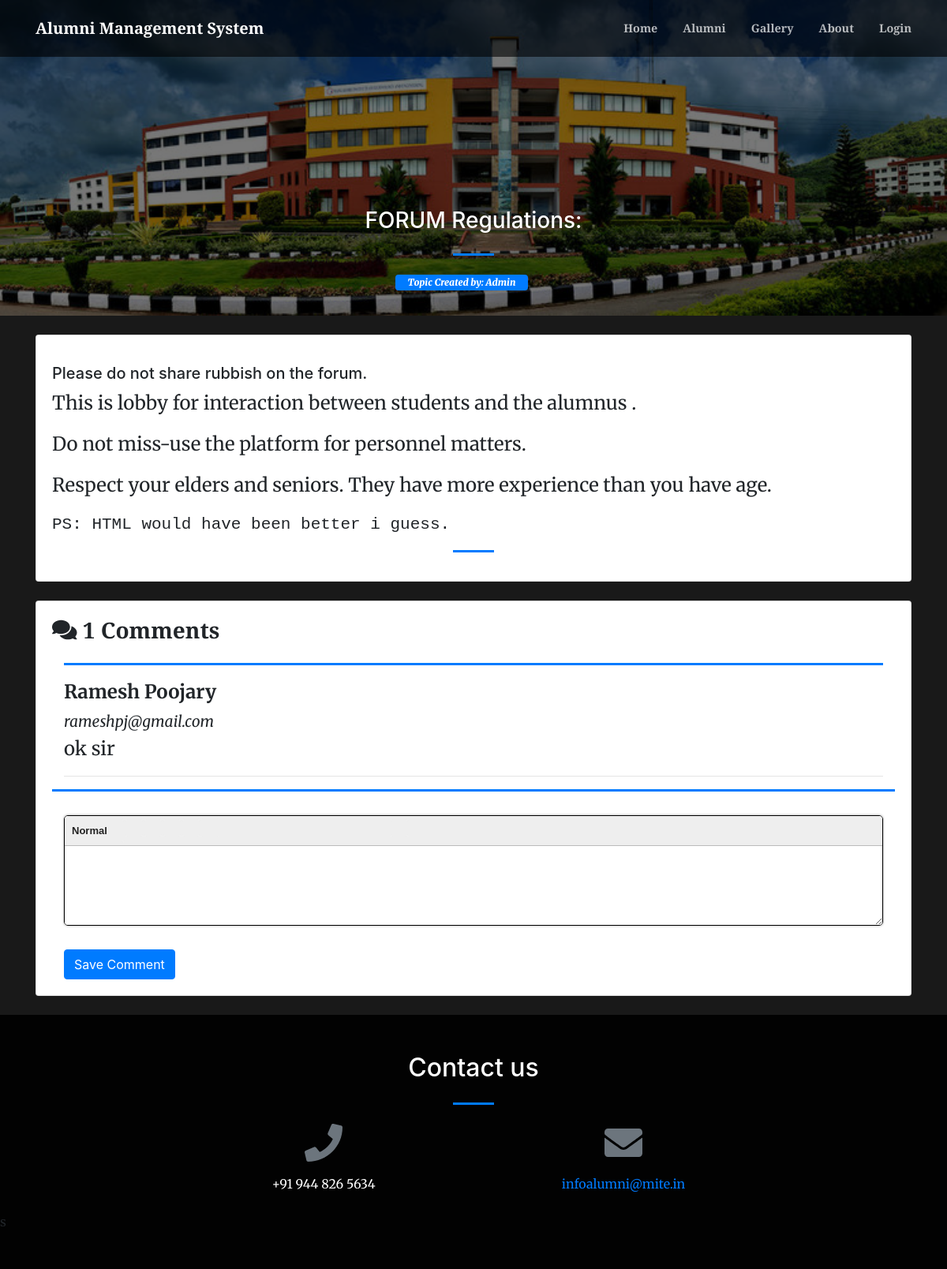
Screenshot of /index.php?page=view_forum&id=4 with the database file from the repository.
### tables this page shows
CREATE TABLE `forum_comments` (
  `id` int(30) NOT NULL,
  `topic_id` int(30) NOT NULL,
  `comment` text NOT NULL,
  `user_id` int(30) NOT NULL,
  `date_created` datetime NOT NULL DEFAULT current_timestamp()
);

CREATE TABLE `users` (
  `id` int(30) NOT NULL,
  `name` text NOT NULL,
  `username` varchar(200) NOT NULL,
  `password` text NOT NULL,
  `type` tinyint(1) NOT NULL DEFAULT 3 COMMENT '1=Admin,2=Alumni officer, 3= alumnus',
  `auto_generated_pass` text NOT NULL,
  `alumnus_id` int(30) NOT NULL
);

### view_forum.php (the view, shortened to what this page needs)
<?php
include 'admin/db_connect.php';
?>
<header class="masthead">
    <div class="container-fluid h-100">
        <div class="row h-100 align-items-center justify-content-center text-center">
            <div class="col-lg-8 align-self-end mb-4 page-title">
                <h3 class="text-white"><?php echo $title ?></h3>
                <hr class="divider my-4" />
            <div class="row col-md-12 mb-2 justify-content-center">
                   <span class="badge badge-primary px-3 pt-1 pb-1">
                        <b><i>Topic Created by: <?php echo $name ?></i></b>
                    </span>
            </div>
            </div>
        </div>
    </div>
</header>
<div class="container mt-3 pt-2">
    <div class="card mb-4">
        <div class="card-body">
	            <?php echo html_entity_decode($description) ?>
        <hr class="divider">
        </div>
    </div>
  	<?php
  	$comments = $conn->query("SELECT f.*,u.name,u.username FROM forum_comments f inner join users u on u.id = f.user_id where f.topic_id = $id order by f.id asc");
  	?>
    <div class="card mb-4">
    	<div class="card-body">
    		<div class="col-lg-12">
    			<div class="row">
    				<h3><b> <i class="fa fa-comments"></i> <?php echo $comments->num_rows ?> Comments</b></h3>
    			</div>
    			<hr class="divider" style="max-width: 100%">
    			<?php
    			while($row= $comments->fetch_assoc()):
    			?>
    			<div class="form-group comment">
    				<p class="mb-0"><large><b><?php echo $row['name'] ?></b></large></p>
    				<small class="mb-0"><i><?php echo $row['username'] ?></i></small>
    				<br>
    				<?php echo html_entity_decode($row['comment']) ?>
    				<hr>
    			</div>
    		<?php endwhile; ?>
    		</div>
    			<hr class="divider" style="max-width: 100%">
    			<div class="col-lg-12">
    				<form action="" id="manage-comment">
    					<div class="form-group">
    					</div>
    					<button class="btn btn-primary">Save Comment</button>
    				</form>
    			</div>
    	</div>
    </div>
</div>

### view_forum.php (style rules this page uses)
header.masthead,header.masthead:before { min-height: 50vh !important; height: 50vh !important }
.masthead { min-height: 23vh !important; height: 23vh !important; }
.masthead:before { min-height: 23vh !important; height: 23vh !important; }

### rows the page displays
forum_comments: user.name "Ramesh Poojary", user.username "rameshpj@gmail.com", comment "ok sir"

### other values shown
$_SESSION['system']['name'] "Alumni Management System"
$title "FORUM Regulations:"
$name "Admin"
$comments->num_rows "1"
$_SESSION['system']['contact'] "+91 944 826 5634"
$_SESSION['system']['email'] "infoalumni@mite.in"
